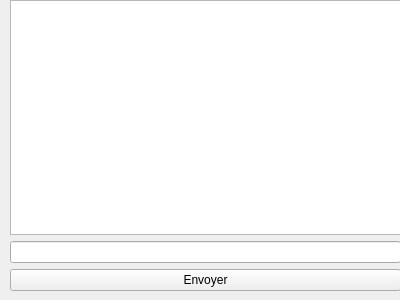
<?xml version="1.0" encoding="UTF-8"?>
<ui version="4.0">
 <class>chat</class>
 <widget class="QWidget" name="chat">
  <property name="geometry">
   <rect>
    <x>0</x>
    <y>0</y>
    <width>400</width>
    <height>300</height>
   </rect>
  </property>
  <property name="windowTitle">
   <string>Form</string>
  </property>
  <widget class="QWidget" name="layoutWidget">
   <property name="geometry">
    <rect>
     <x>10</x>
     <y>0</y>
     <width>391</width>
     <height>291</height>
    </rect>
   </property>
   <layout class="QVBoxLayout" name="verticalLayout">
    <item>
     <widget class="QTextBrowser" name="textBrowser"/>
    </item>
    <item>
     <widget class="QLineEdit" name="lineEdit"/>
    </item>
    <item>
     <widget class="QPushButton" name="sendButton">
      <property name="text">
       <string>Envoyer</string>
      </property>
     </widget>
    </item>
   </layout>
  </widget>
 </widget>
 <resources/>
 <connections/>
</ui>
